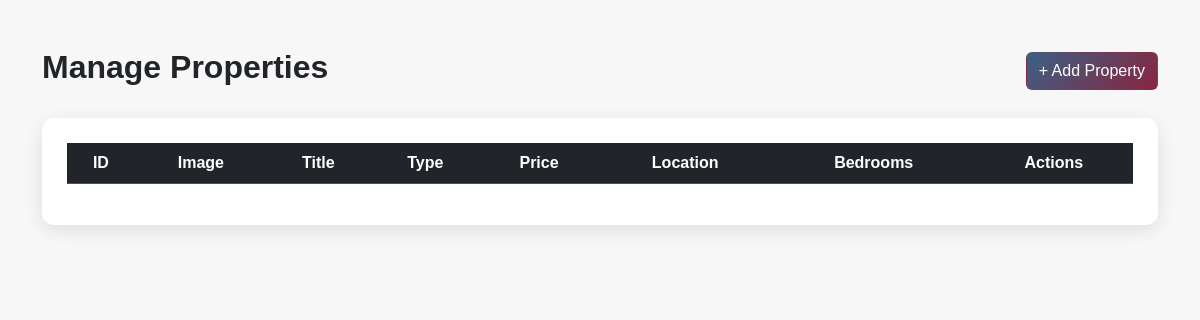
/admin/properties (signed in), run on an earlier commit of the app's database.
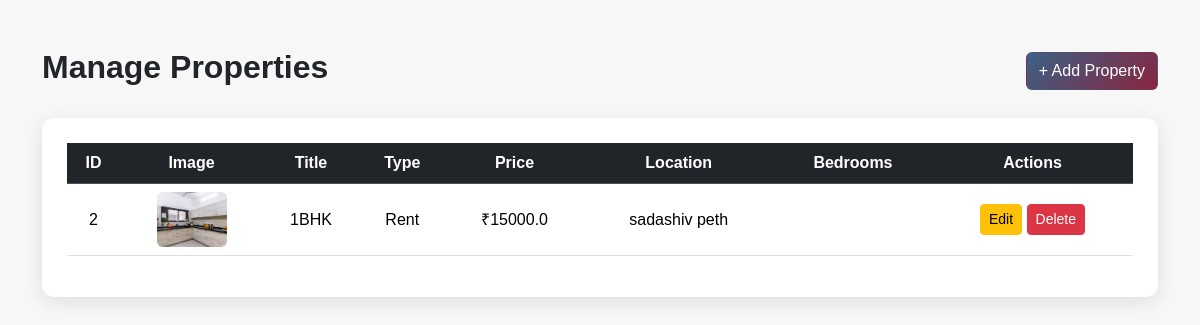
And on a later commit of the database.
### tables this page shows
CREATE TABLE properties(
property_id INTEGER PRIMARY KEY AUTOINCREMENT,
title TEXT NOT NULL,
type TEXT NOT NULL,
price REAL NOT NULL,
location TEXT NOT NULL,
bedroom INTEGER NOT NULL,
bathrooms INTEGER NOT NULL,
area INTEGER NOT NULL,
description TEXT NOT NULL,
created_at TEXT DEFAULT CURRENT_TIMESTAMP,
updated_at TEXT DEFAULT CURRENT_TIMESTAMP,
is_available INTEGER DEFAULT 1
);

### app.py (the view)
@app.route("/admin/properties")
@admin_required
def admin_properties():
    db = get_db()
    properties = db.execute("""
    select p.*,(select image_url from property_images where property_id = p.property_id limit 1) AS image_url from properties p ORDER BY created_at DESC""").fetchall()
    return render_template("admin_properties.html",properties=properties)

### app.py (called while the page is built)
def admin_required(f):
    @wraps(f)
    def wrapper(*args,**kwargs):
        if "admin_id" not in session:
            return redirect(url_for("admin_login"))
        return f(*args,**kwargs)
    return wrapper

### database_config.py (called while the page is built)
def get_db():
    con = sqlite3.connect(Database_Name)
    con.row_factory = sqlite3.Row
    con.execute("PRAGMA foreign_keys = ON")
    return con

### templates/admin_properties.html (shortened to what this page needs)
<!DOCTYPE html>
<html lang="en">
<head>
    <link href="https://cdn.jsdelivr.net/npm/bootstrap@5.3.3/dist/css/bootstrap.min.css" rel="stylesheet">
</head>
<body>
<div class="container mt-5">
    <div class="d-flex justify-content-between align-items-center mb-4">
        <h2 class="page-title">Manage Properties</h2>
        <a href="/admin/properties/add-page" class="btn btn-add">+ Add Property</a>
    </div>
    <div class="table-container">
        <table class="table table-hover align-middle text-center">
            <thead class="table-dark">
                <tr>
                    <th>ID</th>
                    <th>Image</th>
                    <th>Title</th>
                    <th>Type</th>
                    <th>Price</th>
                    <th>Location</th>
                    <th>Bedrooms</th>
                    <th>Actions</th>
                </tr>
            </thead>
            <tbody>
                {% for p in properties %}
                <tr>
                    <td>{{ p.property_id }}</td>
                    <td>
                        {% if p.image_url %}
                        <img src="{{ p.image_url }}" class="property-img">
                        {% else %}
                        <span class="text-muted">No Image</span>
                        {% endif %}
                    </td>
                    <td>{{ p.title }}</td>
                    <td>{{ p.type }}</td>
                    <td>₹{{ p.price }}</td>
                    <td>{{ p.location }}</td>
                    <td>{{ p.bedrooms }}</td>
                    <td>
                        <a href="/admin/properties/edit/{{ p.property_id }}" class="btn btn-sm btn-warning">Edit</a>
                        <a href="/admin/properties/delete/{{ p.property_id }}" class="btn btn-sm btn-danger"
                           onclick="return confirm('Are you sure you want to delete this property?');">
                           Delete
                        </a>
                    </td>
                </tr>
                {% endfor %}
            </tbody>
        </table>
    </div>
</div>
</body>
</html>

### templates/admin_properties.html (style rules this page uses)
body { background: #f7f7f7; font-family: 'Poppins', sans-serif; }
.table-container { background: #fff; padding: 25px; border-radius: 12px; box-shadow: 0px 5px 18px rgba(0,0,0,0.1); }
.page-title { font-weight: 600; }
.property-img { width: 70px; height: 55px; object-fit: cover; border-radius: 6px; }
.btn-add { background: linear-gradient(135deg, #3a6186, #89253e); color: #fff; }

What changed in the data, as far as the page shows it:
added properties: property_id "2", title "1BHK", type "Rent", price "15000.0", location "sadashiv peth"
